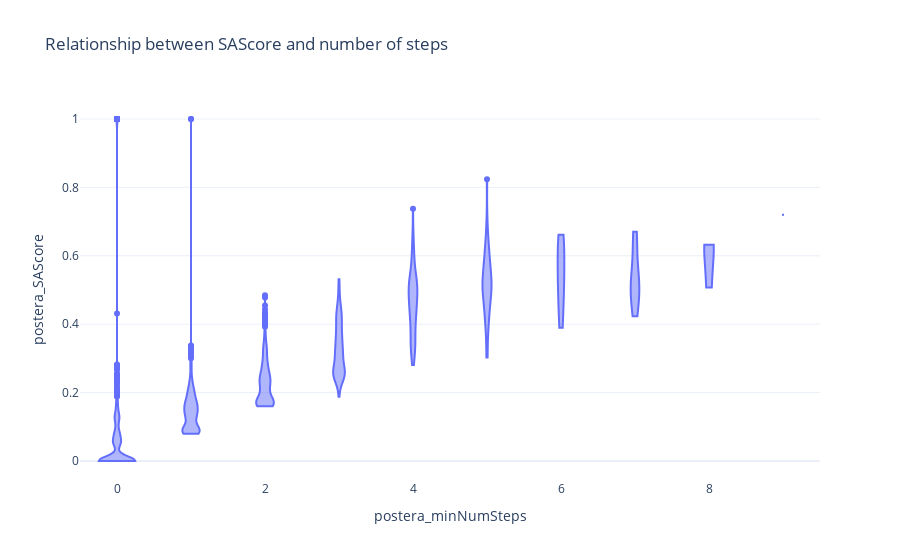

The cell this chart's notebook holds for it:
### Code cell
fig = px.violin(moonshot, x='postera_minNumSteps', y='postera_SAScore',
                 title='Relationship between SAScore and number of steps',
                 #color='category',
                 hover_data=['CID (canonical)', 'clean_creator', 'shipment_date'],
                 template="plotly_white")
fig.update_traces(spanmode = 'hard')
fig.write_image("images/SAScore-steps.jpg")
fig

### Figure 1 — Plotly figure (JSON) as saved in the notebook; plotly's stock layout.template omitted (floating-point values rounded to 4 significant figures; data arrays with more than 128 entries replaced by an {"elided": "..."} marker saying what was removed)
{"data": [{"alignmentgroup": "True", "box": {"visible": false}, "customdata": {"elided": "14122x3 str values"}, "hovertemplate": "postera_minNumSteps=%{x}<br>postera_SAScore=%{y}<br>CID (canonical)=%{customdata[0]}<br>clean_creator=%{customdata[1]}<br>shipment_date=%{customdata[2]}<extra></extra>", "legendgroup": "", "marker": {"color": "#636efa"}, "name": "", "offsetgroup": "", "orientation": "v", "scalegroup": "True", "showlegend": false, "spanmode": "hard", "type": "violin", "x": {"elided": "14122 int values"}, "x0": " ", "xaxis": "x", "y": {"elided": "14122 float values"}, "y0": " ", "yaxis": "y"}], "layout": {"autosize": true, "legend": {"tracegroupgap": 0}, "title": {"text": "Relationship between SAScore and number of steps"}, "violinmode": "group", "xaxis": {"anchor": "y", "autorange": true, "domain": [0, 1], "range": [-0.5, 9.5], "title": {"text": "postera_minNumSteps"}, "type": "linear"}, "yaxis": {"anchor": "x", "autorange": true, "domain": [0, 1], "range": [-0.05556, 1.056], "title": {"text": "postera_SAScore"}, "type": "linear"}}}
